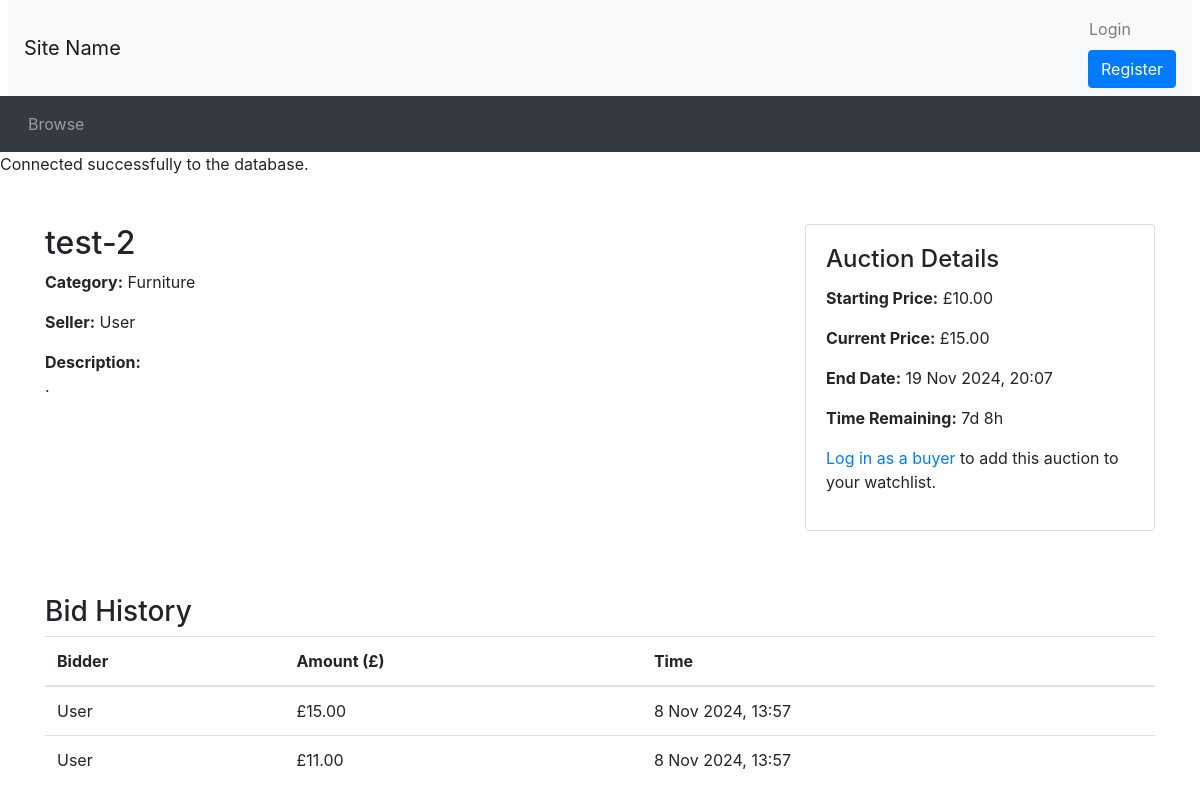
Page /auction_details.php?auctionID=2 on the committed database.
### tables this page shows
CREATE TABLE `Auction` (
  `AuctionID` int(11) NOT NULL,
  `UserID` int(11) DEFAULT NULL,
  `ItemName` varchar(255) DEFAULT NULL,
  `Description` varchar(255) DEFAULT NULL,
  `CategoryID` int(11) NOT NULL,
  `ReservePrice` float DEFAULT NULL,
  `StartPrice` float DEFAULT NULL,
  `EndDate` varchar(255) DEFAULT NULL
);

CREATE TABLE `Category` (
  `CategoryID` int(11) NOT NULL,
  `CategoryName` varchar(255) DEFAULT NULL
);

CREATE TABLE `Users` (
  `UserID` int(11) NOT NULL,
  `Name` varchar(255) DEFAULT NULL,
  `Email` varchar(255) DEFAULT NULL,
  `Password` varchar(255) DEFAULT NULL,
  `Role` varchar(255) DEFAULT NULL
);

CREATE TABLE `Bid` (
  `BidID` int(11) NOT NULL,
  `AuctionID` int(11) NOT NULL,
  `UserID` int(11) NOT NULL,
  `BidAmount` float DEFAULT NULL,
  `BidLength` int(11) DEFAULT NULL,
  `BidTime` timestamp NOT NULL DEFAULT current_timestamp()
);

### auction_details.php (the view, shortened to what this page needs)
<?php
include_once("header.php");
include_once("utilities.php");
$auctionID = $_GET['auctionID'];
$sql = "SELECT a.ItemName, a.Description, a.StartPrice, a.ReservePrice, a.EndDate,
               u.Name AS SellerName, c.CategoryName
        FROM Auction a
        JOIN Users u ON a.UserID = u.UserID
        JOIN Category c ON a.CategoryID = c.CategoryID
        WHERE a.AuctionID = ?";
$stmt = $conn->prepare($sql);
$stmt->bind_param("i", $auctionID);
$stmt->execute();
$result = $stmt->get_result();
if ($result->num_rows === 0) {
    echo "<div class='container mt-5'><p>Auction not found.</p></div>";
} else {
    $auction = $result->fetch_assoc();
    $bidQuery = "SELECT MAX(BidAmount) AS HighestBid FROM Bid WHERE AuctionID = ?";
    $bidStmt = $conn->prepare($bidQuery);
    $bidStmt->bind_param("i", $auctionID);
    $bidStmt->execute();
    $bidResult = $bidStmt->get_result();
    $bidData = $bidResult->fetch_assoc();
    $currentPrice = $bidData['HighestBid'] ?? $auction['StartPrice'];
    $now = new DateTime();
    $endDate = new DateTime($auction['EndDate']);
    $timeRemaining = $now < $endDate ? $endDate->diff($now) : null;
    echo "<div class='container mt-5'>";
    echo "<div class='row'>";
    echo "<div class='col-md-8'>";
    echo "<h2>" . htmlspecialchars($auction['ItemName']) . "</h2>";
    echo "<p><strong>Category:</strong> " . htmlspecialchars($auction['CategoryName']) . "</p>";
    echo "<p><strong>Seller:</strong> " . htmlspecialchars($auction['SellerName']) . "</p>";
    echo "<p><strong>Description:</strong><br>" . nl2br(htmlspecialchars($auction['Description'])) . "</p>";
    echo "</div>";
    echo "<div class='col-md-4'>";
    echo "<div class='card mb-3'>";
    echo "<div class='card-body'>";
    echo "<h4 class='card-title'>Auction Details</h4>";
    echo "<p><strong>Starting Price:</strong> £" . number_format($auction['StartPrice'], 2) . "</p>";
    echo "<p><strong>Current Price:</strong> £" . number_format($currentPrice, 2) . "</p>";
    echo "<p><strong>End Date:</strong> " . htmlspecialchars(date("j M Y, H:i", strtotime($auction['EndDate']))) . "</p>";
    if ($timeRemaining) {
        echo "<p><strong>Time Remaining:</strong> " . display_time_remaining($timeRemaining) . "</p>";
    } else {
        echo "<p class='text-danger'><strong>This auction has ended.</strong></p>";
    }
    if (isset($_SESSION['logged_in']) && $_SESSION['logged_in'] === true && $_SESSION['Role'] === 'buyer') {
        $userID = $_SESSION['UserID'];
        $watchlistQuery = "SELECT * FROM WatchList WHERE AuctionID = ? AND UserID = ?";
        $watchlistStmt = $conn->prepare($watchlistQuery);
        $watchlistStmt->bind_param("ii", $auctionID, $userID);
        $watchlistStmt->execute();
        $watchlistResult = $watchlistStmt->get_result();
        if ($watchlistResult->num_rows > 0) {
            echo "<form method='post' action='remove_from_watchlist.php'>
                    <input type='hidden' name='auctionID' value='$auctionID'>
                    <button type='submit' class='btn btn-secondary btn-block'>Unwatch</button>
                  </form>";
        } else {
            echo "<form method='post' action='add_to_watchlist.php'>
                    <input type='hidden' name='auctionID' value='$auctionID'>
                    <button type='submit' class='btn btn-primary btn-block'>Add to Watchlist</button>
                  </form>";
        }
        $watchlistStmt->close();
    } else {
        echo "<p><a href='login.php'>Log in as a buyer</a> to add this auction to your watchlist.</p>";
    }
    echo "</div>";
    echo "</div>";
    echo "</div>";
    echo "</div>";
    echo "<div class='bid-history mt-5'>";
    echo "<h3>Bid History</h3>";
    $historyQuery = "SELECT b.BidAmount, b.BidTime, u.Name AS BidderName
                     FROM Bid b
                     JOIN Users u ON b.UserID = u.UserID
                     WHERE b.AuctionID = ?
                     ORDER BY b.BidTime DESC";
    $historyStmt = $conn->prepare($historyQuery);
    $historyStmt->bind_param("i", $auctionID);
    $historyStmt->execute();
    $historyResult = $historyStmt->get_result();
    if ($historyResult->num_rows > 0) {
        echo "<table class='table'>";
        echo "<thead><tr><th>Bidder</th><th>Amount (£)</th><th>Time</th></tr></thead>";
        echo "<tbody>";
        while ($bidRow = $historyResult->fetch_assoc()) {
            echo "<tr>";
            echo "<td>" . htmlspecialchars($bidRow['BidderName']) . "</td>";
            echo "<td>£" . number_format($bidRow['BidAmount'], 2) . "</td>";
            echo "<td>" . date("j M Y, H:i", strtotime($bidRow['BidTime'])) . "</td>";
            echo "</tr>";
        }
        echo "</tbody></table>";
    } else {
        echo "<p>No bids yet.</p>";
    }
    echo "</div>";
}
echo "</div>";
include_once("footer.php");
?>

### header.php (shortened to what this page needs)
<!doctype html>
<html lang="en">
<head>
  <link rel="stylesheet" href="css/bootstrap.min.css">
  <link rel="stylesheet" href="https://cdnjs.cloudflare.com/ajax/libs/font-awesome/4.7.0/css/font-awesome.min.css">
  <link rel="stylesheet" href="css/custom.css">
</head>
<body>
<nav class="navbar navbar-expand-lg navbar-light bg-light mx-2">
  <a class="navbar-brand" href="#">Site Name </a>
  <ul class="navbar-nav ml-auto">
    <li class="nav-item">
      <?php
      if (isset($_SESSION['logged_in']) && $_SESSION['logged_in'] == true) {
          echo '<a class="nav-link" href="logout.php">Logout</a>';
      } else {
          echo '<button type="button" class="btn nav-link" data-toggle="modal" data-target="#loginModal">Login</button>';
          echo '<a href="register.php" class="btn btn-primary ml-2">Register</a>';
      }
      ?>
    </li>
  </ul>
</nav>
<nav class="navbar navbar-expand-lg navbar-dark bg-dark">
  <ul class="navbar-nav align-middle">
    <li class="nav-item mx-1">
      <a class="nav-link" href="browse.php">Browse</a>
    </li>
  </ul>
</nav>

### utilities.php (shortened to what this page needs)
<?php
function display_time_remaining($interval) {
    if ($interval->days == 0 && $interval->h == 0) {
      $time_remaining = $interval->format('%im %Ss');
    }
    else if ($interval->days == 0) {
      $time_remaining = $interval->format('%hh %im');
    }
    else {
      $time_remaining = $interval->format('%ad %hh');
    }
  return $time_remaining;
}
$servername = "localhost";
$username = "root";
$password = "";
$database = "AuctionDB";
$conn = new mysqli($servername, $username, $password, $database);
if ($conn->connect_error) {
    die("Connection failed: " . $conn->connect_error);
} else {
    echo "Connected successfully to the database.";
}
?>

### footer.php (shortened to what this page needs)
</body>
</html>

### rows in the picture
auction: ItemName "test-2", CategoryID.CategoryName "Furniture", UserID.Name "User", Description ".", StartPrice "10.00", EndDate "19 Nov 2024, 20:07"
bid: UserID.Name "User", BidAmount "15.00", BidTime "8 Nov 2024, 13:57"
bid: UserID.Name "User", BidAmount "11.00", BidTime "8 Nov 2024, 13:57"

### other values in the picture
$currentPrice "15.00"
